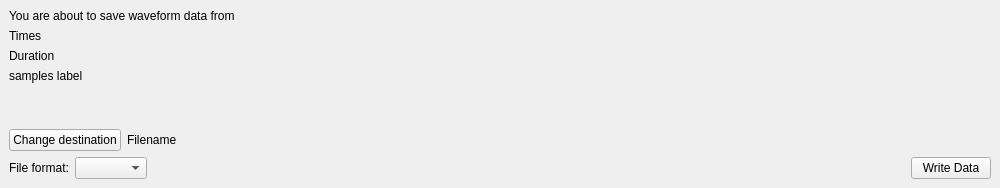
<?xml version="1.0" encoding="UTF-8"?>
<ui version="4.0">
 <class>SaveWaveformsDialog</class>
 <widget class="QMainWindow" name="SaveWaveformsDialog">
  <property name="enabled">
   <bool>true</bool>
  </property>
  <property name="geometry">
   <rect>
    <x>0</x>
    <y>0</y>
    <width>1000</width>
    <height>188</height>
   </rect>
  </property>
  <property name="sizePolicy">
   <sizepolicy hsizetype="Expanding" vsizetype="Expanding">
    <horstretch>0</horstretch>
    <verstretch>0</verstretch>
   </sizepolicy>
  </property>
  <property name="minimumSize">
   <size>
    <width>1000</width>
    <height>188</height>
   </size>
  </property>
  <property name="maximumSize">
   <size>
    <width>1000</width>
    <height>188</height>
   </size>
  </property>
  <property name="windowTitle">
   <string>Save Visible Data Dialog</string>
  </property>
  <widget class="QWidget" name="centralwidget">
   <property name="sizePolicy">
    <sizepolicy hsizetype="Expanding" vsizetype="Expanding">
     <horstretch>0</horstretch>
     <verstretch>0</verstretch>
    </sizepolicy>
   </property>
   <property name="minimumSize">
    <size>
     <width>1000</width>
     <height>188</height>
    </size>
   </property>
   <property name="maximumSize">
    <size>
     <width>1000</width>
     <height>188</height>
    </size>
   </property>
   <layout class="QVBoxLayout" name="verticalLayout">
    <item>
     <widget class="QLabel" name="titel_label">
      <property name="text">
       <string>You are about to save waveform data from </string>
      </property>
     </widget>
    </item>
    <item>
     <widget class="QLabel" name="times_label">
      <property name="text">
       <string>Times</string>
      </property>
     </widget>
    </item>
    <item>
     <widget class="QLabel" name="duration_label">
      <property name="text">
       <string>Duration</string>
      </property>
     </widget>
    </item>
    <item>
     <widget class="QLabel" name="samples_label">
      <property name="text">
       <string>samples label</string>
      </property>
     </widget>
    </item>
    <item>
     <spacer name="verticalSpacer">
      <property name="orientation">
       <enum>Qt::Vertical</enum>
      </property>
      <property name="sizeHint" stdset="0">
       <size>
        <width>20</width>
        <height>40</height>
       </size>
      </property>
     </spacer>
    </item>
    <item>
     <layout class="QHBoxLayout" name="horizontalLayout_2" stretch="0,1">
      <item>
       <widget class="QPushButton" name="change_destination_push_button">
        <property name="text">
         <string>Change destination</string>
        </property>
       </widget>
      </item>
      <item>
       <widget class="QLabel" name="filename_label">
        <property name="text">
         <string>Filename</string>
        </property>
       </widget>
      </item>
     </layout>
    </item>
    <item>
     <layout class="QHBoxLayout" name="horizontalLayout">
      <item>
       <widget class="QLabel" name="file_format_label">
        <property name="text">
         <string>File format:</string>
        </property>
       </widget>
      </item>
      <item>
       <widget class="QComboBox" name="file_format_combo_box"/>
      </item>
      <item>
       <spacer name="horizontalSpacer">
        <property name="orientation">
         <enum>Qt::Horizontal</enum>
        </property>
        <property name="sizeHint" stdset="0">
         <size>
          <width>40</width>
          <height>20</height>
         </size>
        </property>
       </spacer>
      </item>
      <item>
       <widget class="QPushButton" name="write_data_push_button">
        <property name="text">
         <string>Write Data</string>
        </property>
       </widget>
      </item>
     </layout>
    </item>
   </layout>
  </widget>
 </widget>
 <resources/>
 <connections/>
</ui>
